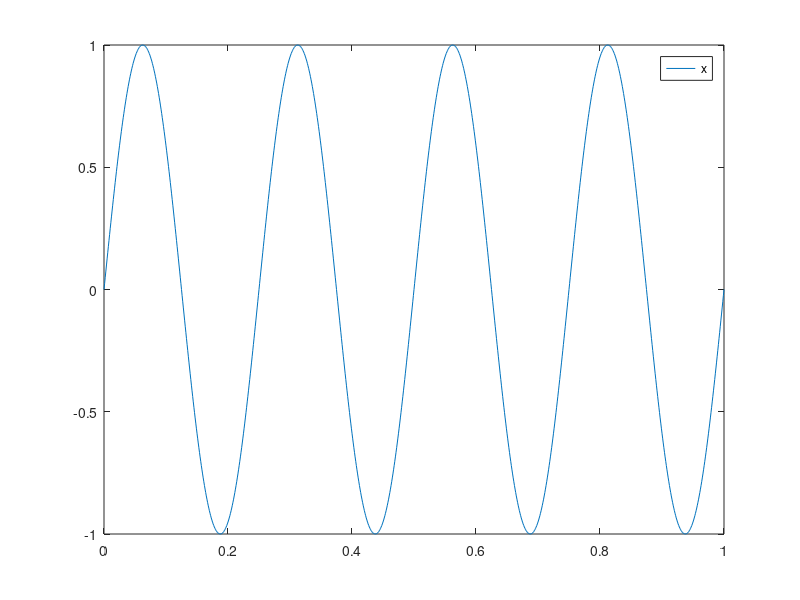
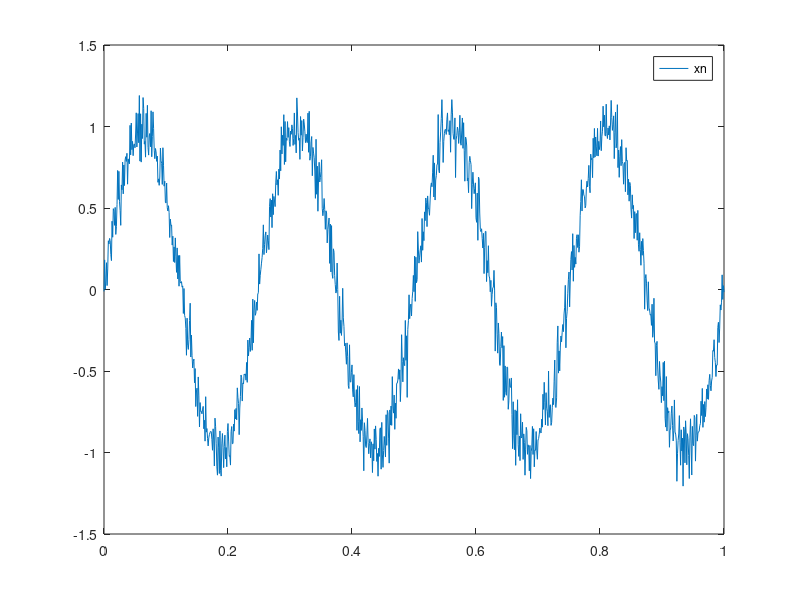
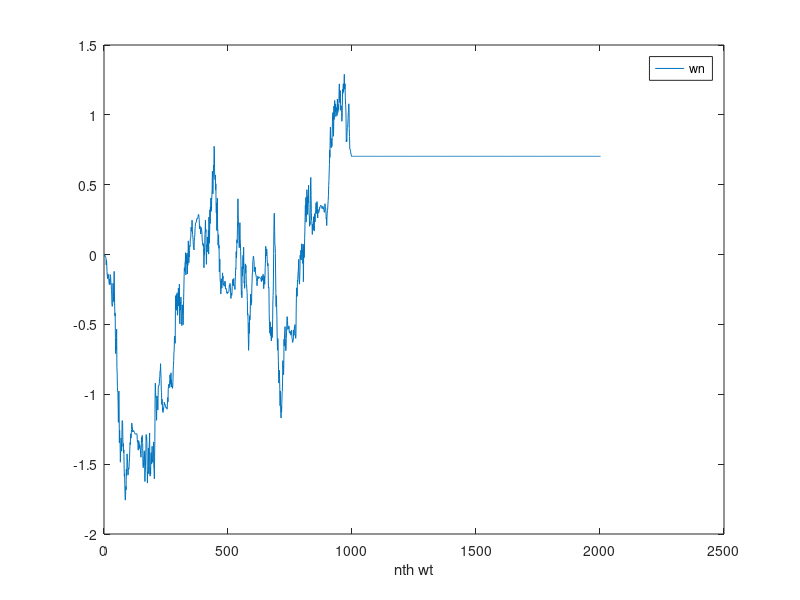
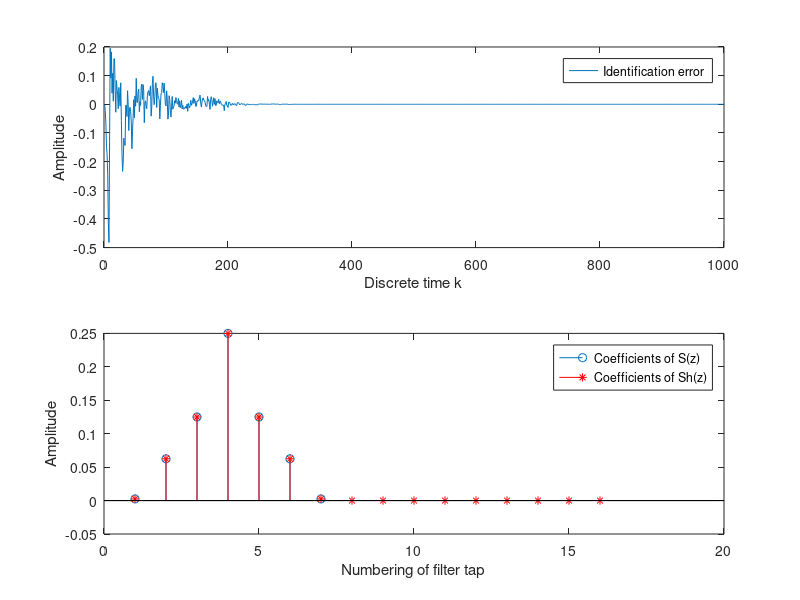

Recreate these plots in MATLAB, in order. (Note: this script raises an error after producing the figures.)
%% Preset Audio Signal for processing
Fs = 1000;
ts = 1/Fs;
t = 0:ts:1;
u = 0.1;
disp(t);
x = sin(8*pi*t);
N = size(x);

xn = x + 0.1*randn(1,N(2)); % corrupted by noise

figure(1) ; plot(t, x); legend('x');
figure(2) ; plot(t, xn);legend('xn');

wn = zeros(1,N(2)); %filter coefficients
hn = (1/N(2))*ones(1,N(2)); %impulse response
%dn = sin(8*pi*t);
dn = randn(1,2*N(2)-1); % random reference signal
yn = zeros(1,2*N(2)-1); %filtered output
en = zeros(); % error signal

% updates the coefficient using the LMS error algorithm
for I = 1:N

    d1 = size(xn);
    n1 = d1(2);
    d2 = size(wn);
    n2 = d2(2);
    n = n1+n2-1;
    xn = [xn, zeros(1,n-n1)];
    wn = [wn, zeros(1,n-n2)];
    % computing the output yn by convoluting xn and wn
    for i=1:n
        for j = 1:i
            yn(i) = yn(i) + xn(j)*wn(i-j+1) ;
        end
    end
 % computes the error signal as a difference betwen the reference signal dn
 % and filtered output yn
    en = dn - yn;
    
    % updates the filter coefficients using the LMS rule
    for i=1:n
        wn(i+1) = wn(i)+u*en(i)*xn(i);
    end
end

% filter coefficients
figure(3);
plot(wn,'-');
legend('wn');
xlabel('nth wt');

 %error signal
figure(4);
plot(en,'-');legend('en');
xlabel('nth wt');


% Set simulation duration (normalized) 
clear
T=1000; 

% We do not know P(z) and S(z) in reality. So we have to make dummy paths
Pw=[0.01 0.25 0.5 1 0.5 0.25 0.01];
Sw=Pw*0.25;

% Remember that the first task is to estimate S(z). So, we can generate a
% white noise signal,
x_iden=randn(1,T);

% send it to the actuator, and measure it at the sensor position, 
y_iden=filter(Sw, 1, x_iden);

% Then, start the identification process
Shx=zeros(1,16);     % the state of Sh(z)
Shw=zeros(1,16);     % the weight of Sh(z)
e_iden=zeros(1,T);   % data buffer for the identification error

% and apply least mean square algorithm
mu=0.1;                         % learning rate
for k=1:T               % discrete time k
    Shx=[x_iden(k) Shx(1:15)];  % update the state
    Shy=sum(Shx.*Shw);	        % calculate output of Sh(z)
    e_iden(k)=y_iden(k)-Shy;    % calculate error         
    Shw=Shw+mu*e_iden(k)*Shx;   % adjust the weight
end

% Lets check the result
% subplot(2,1,1)
subplot(2,1,1)
plot([1:T], e_iden)
ylabel('Amplitude');
xlabel('Discrete time k');
legend('Identification error');
subplot(2,1,2)
stem(Sw) 
hold on 
stem(Shw, 'r*')
ylabel('Amplitude');
xlabel('Numbering of filter tap');
legend('Coefficients of S(z)', 'Coefficients of Sh(z)')


% The second task is the active control itself. Again, we need to simulate 
% the actual condition. In practice, it should be an iterative process of
% 'measure', 'control', and 'adjust'; sample by sample. Now, let's generate 
% the noise: 
% X=randn(1,T);
X=randn(1,T);
% and measure the arriving noise at the sensor position,
Yd=filter(Pw, 1, X);
  
% Initiate the system,
Cx=zeros(1,16);       % the state of C(z)
Cw=zeros(1,16);       % the weight of C(z)
Sx=zeros(size(Sw));   % the dummy state for the secondary path
e_cont=zeros(1,T);    % data buffer for the control error
Xhx=zeros(1,16);      % the state of the filtered x(k)

% and apply the FxLMS algorithm
mu=0.1;                            % learning rate
for k=1:T,                         % discrete time k
    Cx=[X(k) Cx(1:15)];            % update the controller state    
    Cy=sum(Cx.*Cw);                % calculate the controller output	
    Sx=[Cy Sx(1:length(Sx)-1)];    % propagate to secondary path
    e_cont(k)=Yd(k)-sum(Sx.*Sw);   % measure the residue
    Shx=[X(k) Shx(1:15)];          % update the state of Sh(z)
    Xhx=[sum(Shx.*Shw) Xhx(1:15)]; % calculate the filtered x(k)
    Cw=Cw+mu*e_cont(k)*Xhx;        % adjust the controller weight
end

% Report the result
figure
subplot(2,1,1)
plot([1:T], e_cont)
ylabel('Amplitude');
xlabel('Discrete time k');
legend('Noise residue')
subplot(2,1,2)
plot([1:T], Yd) 
hold on 
plot([1:T], Yd-e_cont, 'r:')
ylabel('Amplitude');
xlabel('Discrete time k');
legend('Noise signal', 'Control signal')


Y= Xhx+Shx;
plot(Y)
%%
% Plot the signals to visualize noise cancellation
figure;

% Plot the input noise signal (Y_d)
subplot(3,1,1);
plot([1:T], Yd, 'b');
ylabel('Amplitude');
xlabel('Discrete time k');
legend('Input Noise (Y_d)');
title('Input Noise Signal');

% Plot the generated canceling signal (Y_s)
Ys = filter(Sw, 1, Cx); % Generate the canceling signal
subplot(3,1,2);
plot([1:T], Ys, 'r');
ylabel('Amplitude');
xlabel('Discrete time k');
legend('Generated Canceling Signal (Y_s)');
title('Generated Signal');
%% something else

%% Parameters
Fs = 1000; % Sampling frequency
ts = 1 / Fs; % Sampling period
t = 0:ts:1-ts; % Time vector for 1 second
u = 0.1; % Learning rate for LMS
x = sin(8 * pi * t); % Desired clean sinusoidal signal
N = length(x);

% Generate noisy input signal
xn = x + 0.1 * randn(1, N); % Sinusoidal signal corrupted by noise

% Visualization: Original and Noisy Signal
figure;
subplot(3,1,1);
plot(t, x, 'b', 'LineWidth', 1.5);
xlabel('Time (s)');
ylabel('Amplitude');
title('Original Signal');
legend('x');

subplot(3,1,2);
plot(t, xn, 'r', 'LineWidth', 1.5);
xlabel('Time (s)');
ylabel('Amplitude');
title('Noisy Signal');
legend('xn');

% LMS Algorithm to Compute the Canceling Signal
filterOrder = 32; % Number of filter taps
wn = zeros(1, filterOrder); % Adaptive filter coefficients
yn = zeros(1, N); % Output of the filter (approximating noise)
en = zeros(1, N); % Error signal (residual noise)
cancelingSignal = zeros(1, N); % The canceling signal

for k = filterOrder:N
    % Extract a frame of the noisy input signal
    xFrame = xn(k:-1:k-filterOrder+1); % Current frame of length equal to filter order
    
    % Compute the filter output (approximated noise)
    yn(k) = sum(wn .* xFrame); % Adaptive filter output
    
    % Compute the error signal (difference between input and desired)
    en(k) = x(k) - yn(k); % Error signal measures residual noise
    
    % Compute the canceling signal (inverse of filter output)
    cancelingSignal(k) = -yn(k); % Inverted signal to cancel the input noise
    
    % Update the filter coefficients using the LMS rule
    wn = wn + u * en(k) * xFrame; % LMS weight update
end

% Combine the Input Signal and Canceling Signal
combinedSignal = xn + cancelingSignal; % Ideally, this should approach the original signal

% Visualization: Canceling and Combined Signals
subplot(3,1,3);
plot(t, combinedSignal, 'g', 'LineWidth', 1.5);
xlabel('Time (s)');
ylabel('Amplitude');
title('Combined Signal (Input + Canceling Signal)');
legend('Combined Signal');

figure;
% Canceling Signal
subplot(2,1,1);
plot(t, cancelingSignal, 'm', 'LineWidth', 1.5);
xlabel('Time (s)');
ylabel('Amplitude');
title('Canceling Signal');
legend('Canceling Signal');

% Residual Noise
subplot(2,1,2);
plot(t, en, 'k', 'LineWidth', 1.5);
xlabel('Time (s)');
ylabel('Amplitude');
title('Residual Noise');
legend('Error Signal (en)');


% Plot the combined signal (Y_d + Y_s)
subplot(3,1,3);
combinedSignal = Yd + Ys; % Add the noise and canceling signals
plot([1:T], combinedSignal, 'g');
ylabel('Amplitude');
xlabel('Discrete time k');
legend('Combined Signal (Y_d + Y_s)');
title('Combined Signal (Noise Canceled)');

